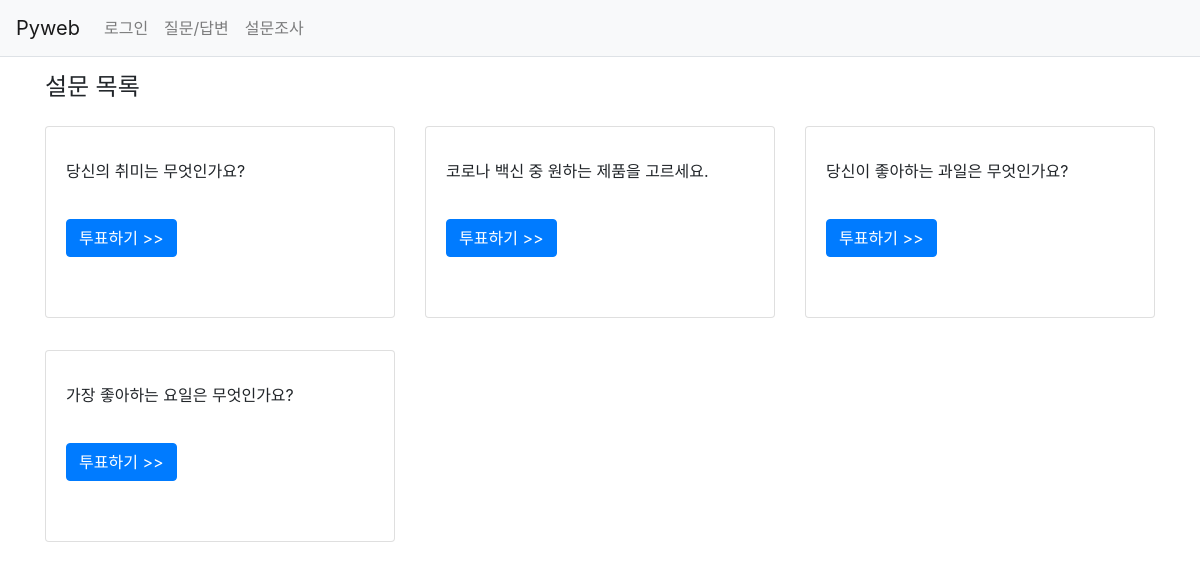
The page /poll/poll_list/ on the database its author committed.
### poll/models.py (models this page shows, shortened)
class Question(models.Model):
    question_text = models.CharField(max_length=200)
    pub_date = models.DateTimeField('date published')

### poll/views.py (the view)
# urls.py: path('poll_list/', views.poll_list, name='poll_list'),
def poll_list(request):
    question_list = Question.objects.all()
    context = {'question_list': question_list}
    return render(request, 'poll/poll_list.html', context)

### templates/poll/poll_list.html
{% extends 'base.html' %}
{% block content %}
<div class="container my-3">
    <div class="row my-3">
        <div class="col-12">
            <h4>설문 목록</h4>
        </div>
        {% if question_list %}
            {% for question in question_list %}
        <div class="col-4 my-3">
            <div class="card" style="height: 12rem">
                <div class="card-body">
                    <div class="card-text my-2" style="line-height: 2rem">
                        {{ question.question_text }}
                    </div>
                    <a href="{% url 'poll:detail' question.id %}"
                       class="btn btn-primary my-4">투표하기 >></a>
                </div>
            </div>
        </div>
            {% endfor %}
        {% else %}
            <p>설문이 없습니다.</p>
        {% endif %}
    </div>
</div>
{% endblock %}

### rows shown on the page
Question: question_text "당신의 취미는 무엇인가요?"
Question: question_text "코로나 백신 중 원하는 제품을 고르세요."
Question: question_text "당신이 좋아하는 과일은 무엇인가요?"
Question: question_text "가장 좋아하는 요일은 무엇인가요?"
